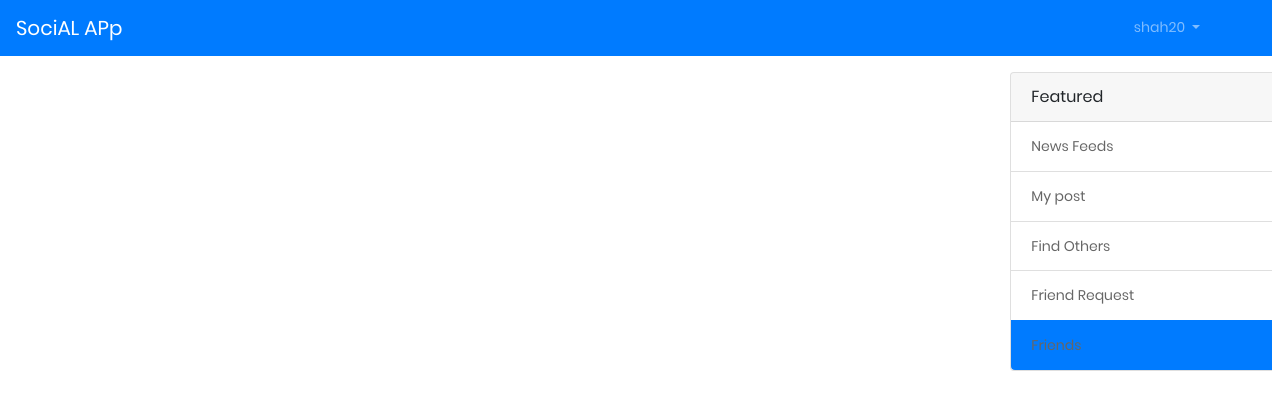
The app's page /friends (signed in), older data.
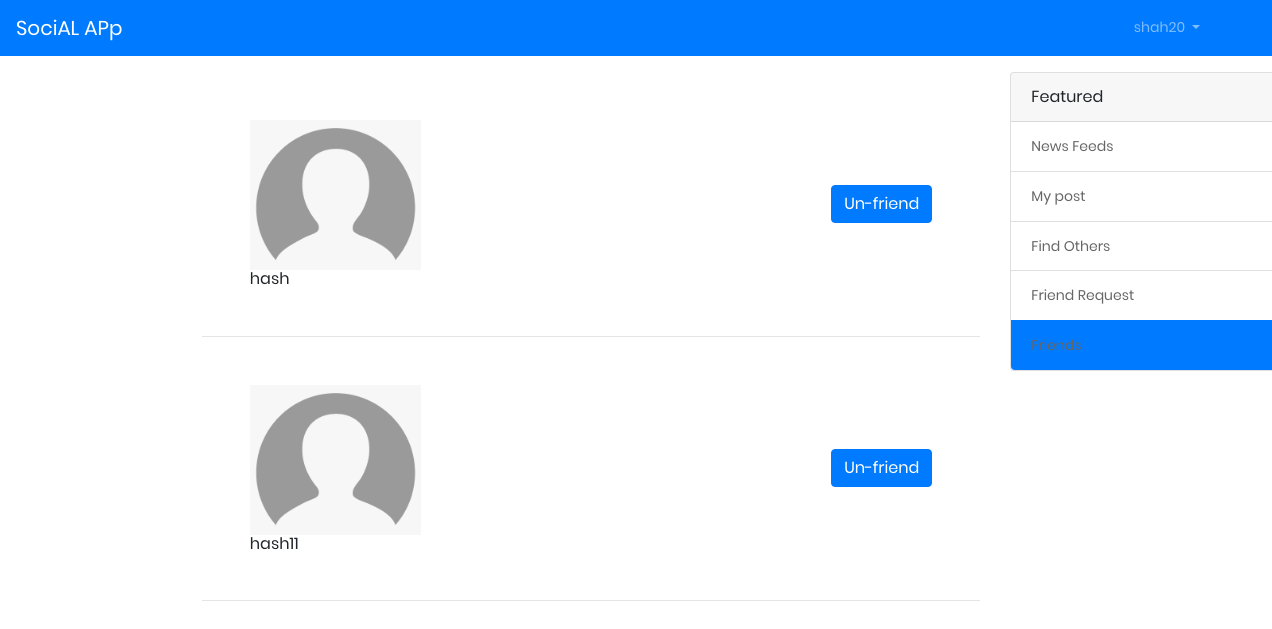
The same page, newer data.
### App/models.py (models this page shows, shortened)
class friends(models.Model):
    status = (
        ("Requested", "requested"),
        ("Confirmed", "confirmed"),
        ("Ignore", "Ignore"),
    )
    current_user = models.ForeignKey(User,on_delete=models.CASCADE,related_name='current_user')
    friend_user = models.ForeignKey(User,on_delete=models.CASCADE,related_name='friend_user')
    status = models.CharField(max_length=20,choices=status,null=True)

class profile(models.Model):
    user = models.OneToOneField(User,on_delete=models.CASCADE)
    image = models.ImageField(default='default.jpg',upload_to="profile_pics")

### App/views.py (the view)
# urls.py: path('friends',views.friend,name='friends'),
@login_required
def friend(request):
    friend = friends.objects.filter(current_user=request.user,status='Confirmed')
    print(friend)
    friend2 = friends.objects.filter(friend_user=request.user,status='Confirmed')
    print(friend2)
    context = {
        'friends':friend,
        'friend2':friend2
    }
    return render(request,'Friends.html',context)

### App/templates/Friends.html (shortened to what this page needs)
{% extends 'base.html' %}
{% load static %}
{% block content %}
<div class="container">
    <div class="row m-3">
        <div class="col-lg-1">
        </div>
        <div class="col-lg-9">
            {% for friend in friends %}
            <div class="row m-5">
                <div class="w-25 ">
                    <img style="height:150px" src="media/{{friend.friend_user.profile.image}}" alt="">
                    <h6 class="mr-3">{{friend.friend_user.username}}</h6>
                </div>
                <div class="w-75 d-flex justify-content-end align-items-center">
                    <form action="{% url 'unfriend' friend.id %}">
                        <button class="btn btn-primary float-right " type="submit">Un-friend</button>
                    </form>
                </div>
            </div>
            <hr>
            {% endfor %}
            {% for friend in friend2 %}
            <div class="row m-5">
                <div class="w-25 ">
                    <img style="height:150px" src="media/{{friend.current_user.profile.image}}" alt="">
                    <h6 class="mr-3">{{friend.current_user.username}}</h6>
                </div>
                <div class="w-75 d-flex justify-content-end align-items-center">
                    <form action="{% url 'unfriend' friend.id %}">
                        <button class="btn btn-primary float-right " type="submit">Un-friend</button>
                    </form>
                </div>
            </div>
            <hr>
            {% endfor %}
        </div>
        <div class="col-lg-1">
            <div class="card" style="width: 18rem;">
                <div class="card-header">
                    Featured
                </div>
                <ul class="list-group list-group-flush">
                    <li class="list-group-item"><a href="">News Feeds</a></li>
                    <li class="list-group-item"><a href="{% url 'mypost' %}">My post</a></li>
                    <li class="list-group-item "><a href="{% url 'findothers' %}">Find Others</a></li>
                    <li class="list-group-item"><a href="{% url 'getfriendrequest' %}">Friend Request</a></li>
                    <li class="list-group-item active"><a href="{% url 'friends' %}">Friends</a></li>
                </ul>
            </div>
        </div>
    </div>
</div>
{% endblock content %}

Row changes from the older to the newer data that the page shows:
now on this page (row edited): friends: friend_user.profile.image (placeholder picture), friend_user.username "hash"
added friends: current_user.profile.image (placeholder picture), current_user.username "hash11"
